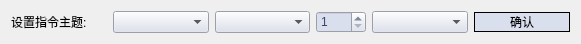
         <widget class="QWidget" name="horizontalLayoutWidget">
          <property name="geometry">
           <rect>
            <x>40</x>
            <y>40</y>
            <width>581</width>
            <height>31</height>
           </rect>
          </property>
          <layout class="QHBoxLayout" name="horizontalLayout_12">
           <item>
            <widget class="QLabel" name="label_12">
             <property name="styleSheet">
              <string notr="true">font: 11pt &quot;微软雅黑&quot;;</string>
             </property>
             <property name="text">
              <string>设置指令主题:</string>
             </property>
            </widget>
           </item>
           <item>
            <widget class="QComboBox" name="cmdTopic1">
             <property name="styleSheet">
              <string notr="true">background-color:rgb(218, 223, 237);                                       
font: 11pt &quot;微软雅黑&quot;;
</string>
             </property>
            </widget>
           </item>
           <item>
            <widget class="QComboBox" name="cmdTopic2">
             <property name="styleSheet">
              <string notr="true">font: 11pt &quot;微软雅黑&quot;;
background-color:rgb(218, 223, 237);                                       
</string>
             </property>
            </widget>
           </item>
           <item>
            <widget class="QSpinBox" name="cmdNum">
             <property name="maximumSize">
              <size>
               <width>50</width>
               <height>16777215</height>
              </size>
             </property>
             <property name="styleSheet">
              <string notr="true">font: 11pt &quot;微软雅黑&quot;;
color: rgb(60, 68, 106);

background-color:rgb(218, 223, 237);                                       
</string>
             </property>
             <property name="minimum">
              <number>1</number>
             </property>
            </widget>
           </item>
           <item>
            <widget class="QComboBox" name="cmdTopic3">
             <property name="styleSheet">
              <string notr="true">background-color:rgb(218, 223, 237);                                       
font: 11pt &quot;微软雅黑&quot;;
</string>
             </property>
            </widget>
           </item>
           <item>
            <widget class="QPushButton" name="topicSet">
             <property name="styleSheet">
              <string notr="true">QPushButton
{
font: 11pt &quot;微软雅黑&quot;;

color: black; 
background-color:rgb(218, 223, 237);                                       

	
border:1px groove black; 
border-style: outset;
}
QPushButton::hover
{ /*鼠标悬停在按钮上时*/
font: 11pt &quot;微软雅黑&quot;;
color: black;
 background-color: rgb(255, 255, 255);
border:1px groove black; 
border-style: outset;
}
QPushButton::pressed
{
font: 11pt &quot;微软雅黑&quot;;
color: black; 
border:1px groove black; 
	background-color: rgb(201, 206, 218);
border-style: outset;
}

                   </string>
             </property>
             <property name="text">
              <string>确认</string>
             </property>
            </widget>
           </item>
          </layout>
         </widget>
